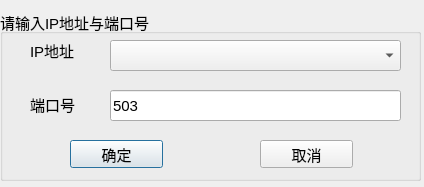
<?xml version="1.0" encoding="UTF-8"?>
<ui version="4.0">
 <class>setIP</class>
 <widget class="QDialog" name="setIP">
  <property name="geometry">
   <rect>
    <x>0</x>
    <y>0</y>
    <width>424</width>
    <height>187</height>
   </rect>
  </property>
  <property name="windowTitle">
   <string>Dialog</string>
  </property>
  <widget class="QGroupBox" name="groupBox">
   <property name="geometry">
    <rect>
     <x>0</x>
     <y>10</y>
     <width>421</width>
     <height>171</height>
    </rect>
   </property>
   <property name="font">
    <font>
     <pointsize>11</pointsize>
    </font>
   </property>
   <property name="title">
    <string>请输入IP地址与端口号</string>
   </property>
   <widget class="QLabel" name="label">
    <property name="geometry">
     <rect>
      <x>30</x>
      <y>30</y>
      <width>72</width>
      <height>21</height>
     </rect>
    </property>
    <property name="text">
     <string>IP地址</string>
    </property>
   </widget>
   <widget class="QLabel" name="label_2">
    <property name="geometry">
     <rect>
      <x>30</x>
      <y>84</y>
      <width>72</width>
      <height>21</height>
     </rect>
    </property>
    <property name="text">
     <string>端口号</string>
    </property>
   </widget>
   <widget class="QPushButton" name="btn_ok">
    <property name="geometry">
     <rect>
      <x>70</x>
      <y>130</y>
      <width>93</width>
      <height>28</height>
     </rect>
    </property>
    <property name="text">
     <string>确定</string>
    </property>
   </widget>
   <widget class="QPushButton" name="btn_cancle">
    <property name="geometry">
     <rect>
      <x>260</x>
      <y>130</y>
      <width>93</width>
      <height>28</height>
     </rect>
    </property>
    <property name="text">
     <string>取消</string>
    </property>
   </widget>
   <widget class="QLineEdit" name="test_port">
    <property name="geometry">
     <rect>
      <x>110</x>
      <y>80</y>
      <width>291</width>
      <height>31</height>
     </rect>
    </property>
    <property name="focusPolicy">
     <enum>Qt::WheelFocus</enum>
    </property>
    <property name="toolTip">
     <string/>
    </property>
    <property name="text">
     <string>503</string>
    </property>
   </widget>
   <widget class="QComboBox" name="test_ip">
    <property name="geometry">
     <rect>
      <x>110</x>
      <y>30</y>
      <width>291</width>
      <height>31</height>
     </rect>
    </property>
   </widget>
  </widget>
 </widget>
 <resources/>
 <connections/>
</ui>
